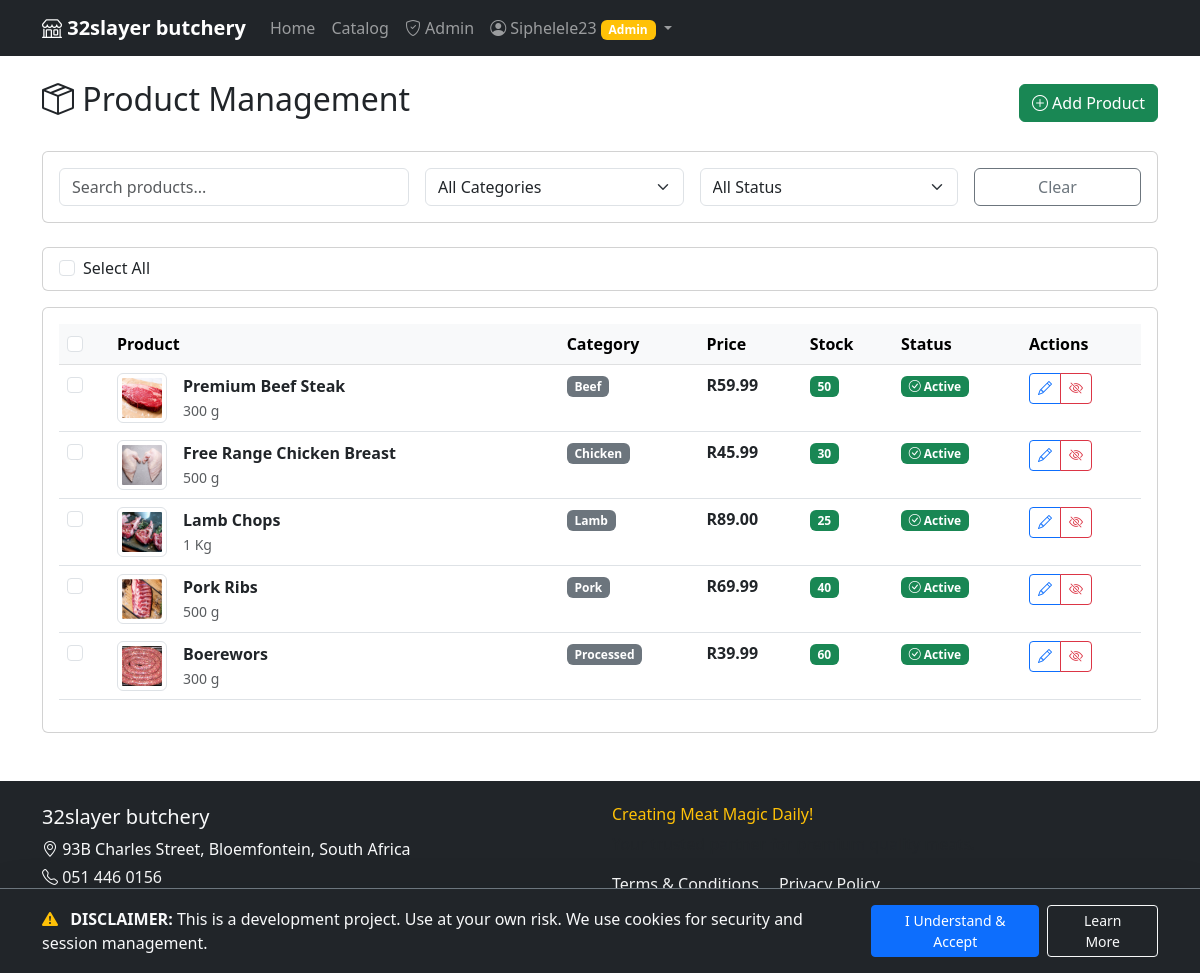
The app's page /admin/products (signed in) with its own data.
### main.py (models this page shows)
class User(UserMixin, db.Model):
    id = db.Column(db.Integer, primary_key=True)
    username = db.Column(db.String(80), unique=True, nullable=False)
    email = db.Column(db.String(120), unique=True, nullable=True)
    phone = db.Column(db.String(20), unique=True, nullable=True)
    password_hash = db.Column(db.String(120), nullable=False)
    is_admin = db.Column(db.Boolean, default=False)
    is_banned = db.Column(db.Boolean, default=False)
    failed_login_attempts = db.Column(db.Integer, default=0)
    locked_until = db.Column(db.DateTime)
    created_at = db.Column(db.DateTime, default=datetime.utcnow)

class Product(db.Model):
    id = db.Column(db.Integer, primary_key=True)
    name = db.Column(db.String(100), nullable=False)
    description = db.Column(db.Text)
    price = db.Column(db.Float, nullable=False)
    stock_quantity = db.Column(db.Integer, nullable=False, default=0)
    category = db.Column(db.String(50))
    image_url = db.Column(db.String(200))
    is_active = db.Column(db.Boolean, default=True)
    created_at = db.Column(db.DateTime, default=datetime.utcnow)

### main.py (the view)
@app.route('/admin/products')
@login_required
@admin_required
def admin_products():
    products = Product.query.all()
    return render_template('admin/products.html', products=products)

### main.py (called while the page is built)
@app.before_request
def check_session_validity():
    if current_user.is_authenticated:
        user = User.query.get(current_user.id)
        if not user or user.is_banned:
            logout_user()
            flash('Your session has expired or your account is no longer active.', 'error')
            return redirect(url_for('login'))
        session.permanent = True
        app.permanent_session_lifetime = timedelta(minutes=30)

@login_manager.user_loader
def load_user(user_id):
    return User.query.get(int(user_id))

def admin_required(f):
    @wraps(f)
    def decorated_function(*args, **kwargs):
        if not current_user.is_authenticated or not current_user.is_admin:
            flash('Admin access required.', 'error')
            return redirect(url_for('index'))
        return f(*args, **kwargs)
    return decorated_function

@app.context_processor
def inject_site_settings():
    settings = SiteSettings.query.first()
    if not settings:
        settings = SiteSettings(background_color='#ffffff')
        db.session.add(settings)
        db.session.commit()
    return dict(site_settings=settings)

### templates/admin/products.html (shortened to what this page needs)
{% extends "base.html" %}
{% block content %}
<div class="d-flex justify-content-between align-items-center mb-4">
    <h2><i class="bi bi-box-seam"></i> Product Management</h2>
    <a href="{{ url_for('admin_add_product') }}" class="btn btn-success">
        <i class="bi bi-plus-circle"></i> Add Product
    </a>
</div>
<div class="card mb-4">
    <div class="card-body">
        <div class="row g-3">
            <div class="col-md-4">
                <input type="text" id="searchInput" class="form-control" placeholder="Search products...">
            </div>
            <div class="col-md-3">
                <select id="categoryFilter" class="form-select">
                    <option value="">All Categories</option>
                </select>
            </div>
            <div class="col-md-3">
                <select id="statusFilter" class="form-select">
                    <option value="">All Status</option>
                </select>
            </div>
            <div class="col-md-2">
                <button onclick="clearFilters()" class="btn btn-outline-secondary w-100">Clear</button>
            </div>
        </div>
    </div>
</div>
<div class="card mb-3">
    <div class="card-body py-2">
        <div class="d-flex align-items-center gap-3">
            <div class="form-check">
                <input class="form-check-input" type="checkbox" id="selectAll">
                <label class="form-check-label" for="selectAll">Select All</label>
            </div>
        </div>
    </div>
</div>
<div class="card">
    <div class="card-body">
        <div class="table-responsive">
            <table class="table table-hover" id="productsTable">
                <thead class="table-light">
                    <tr>
                        <th width="50">
                            <input type="checkbox" id="headerCheckbox" class="form-check-input">
                        </th>
                        <th>Product</th>
                        <th>Category</th>
                        <th>Price</th>
                        <th>Stock</th>
                        <th>Status</th>
                        <th width="120">Actions</th>
                    </tr>
                </thead>
                <tbody>
                    {% for product in products %}
                    <tr data-category="{{ product.category }}" data-status="{% if product.is_active %}active{% else %}inactive{% endif %}">
                        <td>
                            <input type="checkbox" class="form-check-input product-checkbox" value="{{ product.id }}">
                        </td>
                        <td>
                            <div class="d-flex align-items-center">
                                {% if product.image_url %}
                                <img src="{{ url_for('static', filename=product.image_url) }}"
                                     alt="{{ product.name }}"
                                     class="img-thumbnail me-3"
                                     style="width: 50px; height: 50px; object-fit: cover;">
                                {% else %}
                                <div class="bg-light border rounded me-3 d-flex align-items-center justify-content-center"
                                     style="width: 50px; height: 50px;">
                                    <i class="bi bi-image text-muted"></i>
                                </div>
                                {% endif %}
                                <div>
                                    <strong>{{ product.name }}</strong>
                                    {% if product.description %}
                                    <br><small class="text-muted">{{ product.description[:50] }}{% if product.description|length > 50 %}...{% endif %}</small>
                                    {% endif %}
                                </div>
                            </div>
                        </td>
                        <td>
                            <span class="badge bg-secondary">{{ product.category.title() }}</span>
                        </td>
                        <td>
                            <strong>R{{ "%.2f"|format(product.price) }}</strong>
                        </td>
                        <td>
                            {% if product.stock_quantity > 10 %}
                                <span class="badge bg-success">{{ product.stock_quantity }}</span>
                            {% elif product.stock_quantity > 0 %}
                                <span class="badge bg-warning text-dark">{{ product.stock_quantity }}</span>
                            {% else %}
                                <span class="badge bg-danger">Out of Stock</span>
                            {% endif %}
                        </td>
                        <td>
                            {% if product.is_active %}
                                <span class="badge bg-success"><i class="bi bi-check-circle"></i> Active</span>
                            {% else %}
                                <span class="badge bg-danger"><i class="bi bi-x-circle"></i> Inactive</span>
                            {% endif %}
                        </td>
                        <td>
                            <div class="btn-group btn-group-sm">
                                <a href="{{ url_for('admin_edit_product', product_id=product.id) }}"
                                   class="btn btn-outline-primary" title="Edit">
                                    <i class="bi bi-pencil"></i>
                                </a>
                                {% if product.is_active %}
                                <a href="{{ url_for('admin_delete_product', product_id=product.id) }}"
                                   class="btn btn-outline-danger" title="Deactivate"
                                   onclick="return confirm('Deactivate {{ product.name }}?')">
                                    <i class="bi bi-eye-slash"></i>
                                </a>
                                {% else %}
                                <a href="{{ url_for('admin_activate_product', product_id=product.id) }}"
                                   class="btn btn-outline-success" title="Activate">
                                    <i class="bi bi-eye"></i>
                                </a>
                                {% endif %}
                            </div>
                        </td>
                    </tr>
                    {% endfor %}
                </tbody>
            </table>
        </div>
    </div>
</div>
{% endblock %}

### templates/base.html (shortened to what this page needs)
<!DOCTYPE html>
<html lang="en">
<head>
    <link href="https://cdn.jsdelivr.net/npm/bootstrap@5.3.0/dist/css/bootstrap.min.css" rel="stylesheet">
    <link rel="stylesheet" href="https://cdn.jsdelivr.net/npm/bootstrap-icons@1.7.2/font/bootstrap-icons.css">
</head>
<body style="background-color: {{ site_settings.background_color }};">
    <nav class="navbar navbar-expand-lg navbar-dark bg-dark">
        <div class="container">
            <a class="navbar-brand fw-bold" href="{{ url_for('index') }}">
                <i class="bi bi-shop"></i> 32slayer butchery
            </a>
            <div class="collapse navbar-collapse" id="navbarNav">
                <ul class="navbar-nav me-auto">
                    <li class="nav-item">
                        <a class="nav-link" href="{{ url_for('index') }}">Home</a>
                    </li>
                    <li class="nav-item">
                        <a class="nav-link" href="{{ url_for('catalog') }}">Catalog</a>
                    </li>
                    {% if current_user.is_authenticated %}
                        {% if current_user.is_admin %}
                        <li class="nav-item">
                            <a class="nav-link" href="{{ url_for('admin_dashboard') }}">
                                <i class="bi bi-shield-check"></i> Admin
                            </a>
                        </li>
                        {% endif %}
                        <li class="nav-item dropdown">
                            <a class="nav-link dropdown-toggle" href="#" role="button" data-bs-toggle="dropdown">
                                <i class="bi bi-person-circle"></i> {{ current_user.username }}
                                {% if current_user.is_admin %}
                                    <span class="badge bg-warning">Admin</span>
                                {% endif %}
                            </a>
                        </li>
                    {% endif %}
                </ul>
            </div>
        </div>
    </nav>
    <main class="container mt-4">
        {% block content %}{% endblock %}
    </main>
    <footer class="bg-dark text-light py-4 mt-5">
        <div class="container">
            <div class="row">
                <div class="col-md-6">
                    <h5>32slayer butchery</h5>
                    <p class="mb-1"><i class="bi bi-geo-alt"></i> 93B Charles Street, Bloemfontein, South Africa</p>
                    <p class="mb-1"><i class="bi bi-telephone"></i> 051 446 0156</p>
                    <p class="mb-1"> 082 588 3367</p>
                    <p class="mb-1"> sales@highveld.co.za</p>
                </div>
                <div class="col-md-6">
                    <h6 class="text-warning">Creating Meat Magic Daily!</h6>
                    <p class="text-muted">Your trusted partner for premium quality meats.</p>
                    <div class="mt-3">
                        <a href="{{ url_for('terms_conditions') }}" class="text-light me-3">Terms & Conditions</a>
                        <a href="#" class="text-light">Privacy Policy</a>
                    </div>
                </div>
            </div>
        </div>
    </footer>
    {% if not request.cookies.get('cookies_accepted') %}
    <div id="cookie-banner" class="fixed-bottom bg-dark text-light p-3 shadow-lg border-top border-secondary" style="z-index: 1050;">
        <div class="container d-flex flex-column flex-md-row align-items-center justify-content-between">
            <div class="mb-3 mb-md-0 pe-md-4">
                <p class="mb-0">
                    <i class="bi bi-exclamation-triangle-fill text-warning me-2"></i>
                    <strong>DISCLAIMER:</strong> This is a development project. Use at your own risk. We use cookies for security and session management.
                </p>
            </div>
            <div class="d-flex gap-2">
                <a href="{{ url_for('accept_cookies') }}" class="btn btn-primary btn-sm px-4">I Understand & Accept</a>
                <a href="{{ url_for('terms_conditions') }}" class="btn btn-outline-light btn-sm px-4">Learn More</a>
            </div>
        </div>
    </div>
    {% endif %}
</body>
</html>

### records on screen
User: username "Siphelele23"
Product: image_url (picture), name "Premium Beef Steak", description "300 g", category "Beef", price "59.99", stock_quantity "50", is_active True (drawn)
Product: image_url (picture), name "Free Range Chicken Breast", description "500 g", category "Chicken", price "45.99", stock_quantity "30", is_active True (drawn)
Product: image_url (picture), name "Lamb Chops", description "1 Kg", category "Lamb", price "89.00", stock_quantity "25", is_active True (drawn)
Product: image_url (picture), name "Pork Ribs", description "500 g", category "Pork", price "69.99", stock_quantity "40", is_active True (drawn)
Product: image_url+name (picture), name "Boerewors", description "300 g", category "Processed", price "39.99", stock_quantity "60", is_active True (drawn)
